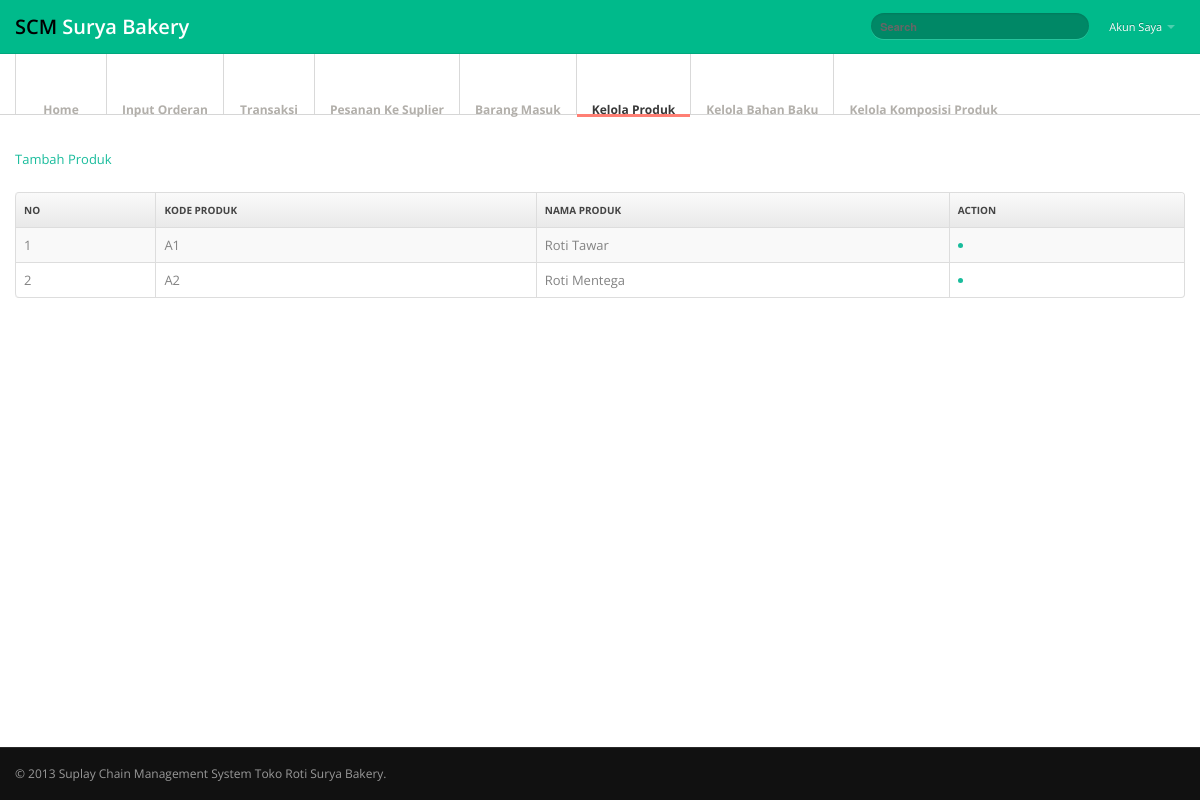
Page /admin.php?module=kelola_product (signed in) on the earlier database version.
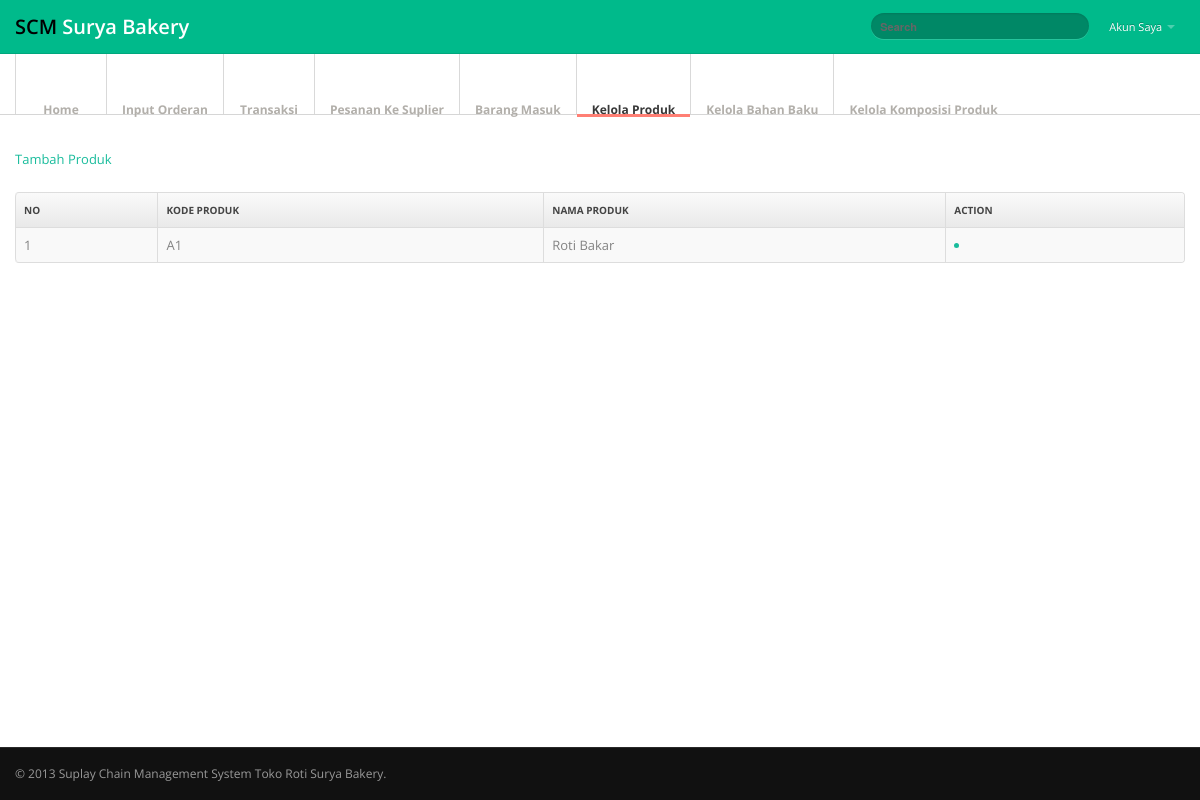
Same page on the later database version.
### tables this page shows
CREATE TABLE `barang_tersedia` (
  `id_barang_tersedia` varchar(11) NOT NULL,
  `nama` varchar(60) NOT NULL
);

### module/admin/kelola_product.php (the view, shortened to what this page needs)
 <div class="container">
   <div class="row">
     <div class="span12">
<?php
	include 'module/koneksi.php';
	$query = mysqli_query($koneksi, "SELECT * FROM barang_tersedia");
?>
<a href="?module=insert_product"><i class="fas fa-plus-circle"></i> Tambah Produk</a><br><br>
<div class="panel-body table-responsive">
           <table id="example" class="table table-striped table-bordered" cellspacing="0" width="100%">
	<thead>
		<th>No</th>
		<th>Kode Produk</th>
		<th>Nama Produk</th>
		<th>Action</th>
	</thead>
	<tbody>
	<?php
		$no = 1;
		while ($row = mysqli_fetch_array($query)) { ?>
		<tr>
			<td><?php echo $no++; ?></td>
			<td><?php echo $row['id_barang_tersedia']; ?></td>
			<td><?php echo $row['nama']; ?></td>
			<td>
				<a onclick="return konfirmasi();" href="?module=hapus_product&id_barang_tersedia=<?php echo $row['id_barang_tersedia']; ?>"><abbr title="Hapus"><li class="fas fa-trash-alt"></li></abbr></a>
			</td>
		</tr>
		<?php } ?>
	</tbody>
</table>
</div>
     </div>
   </div>
 </div>

Differences in the rows shown:
removed barang_tersedia: id_barang_tersedia "A2", nama "Roti Mentega"
changed barang_tersedia "A1": nama "Roti Tawar" → "Roti Bakar"
